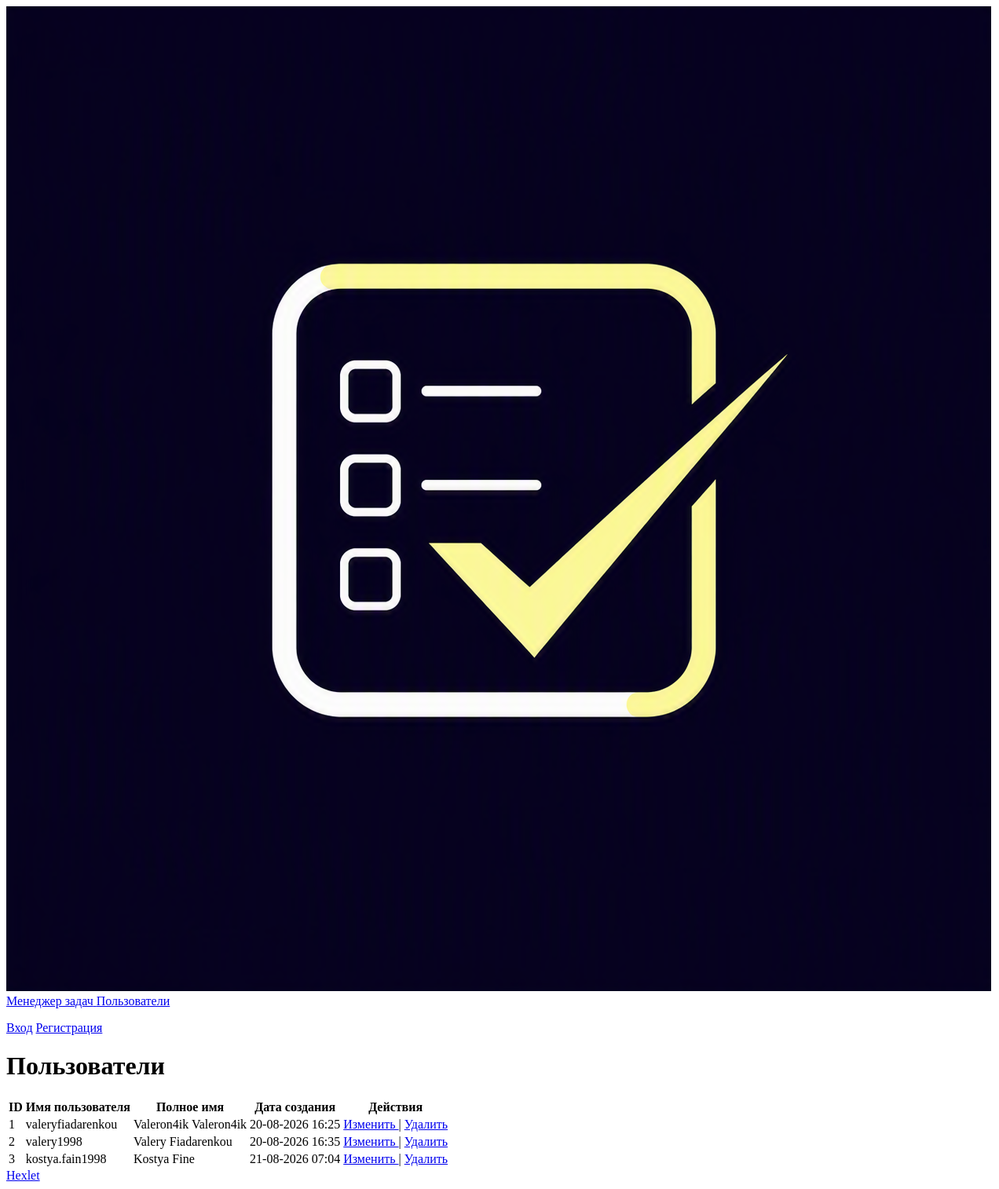
Before: /users/ with the older database file.
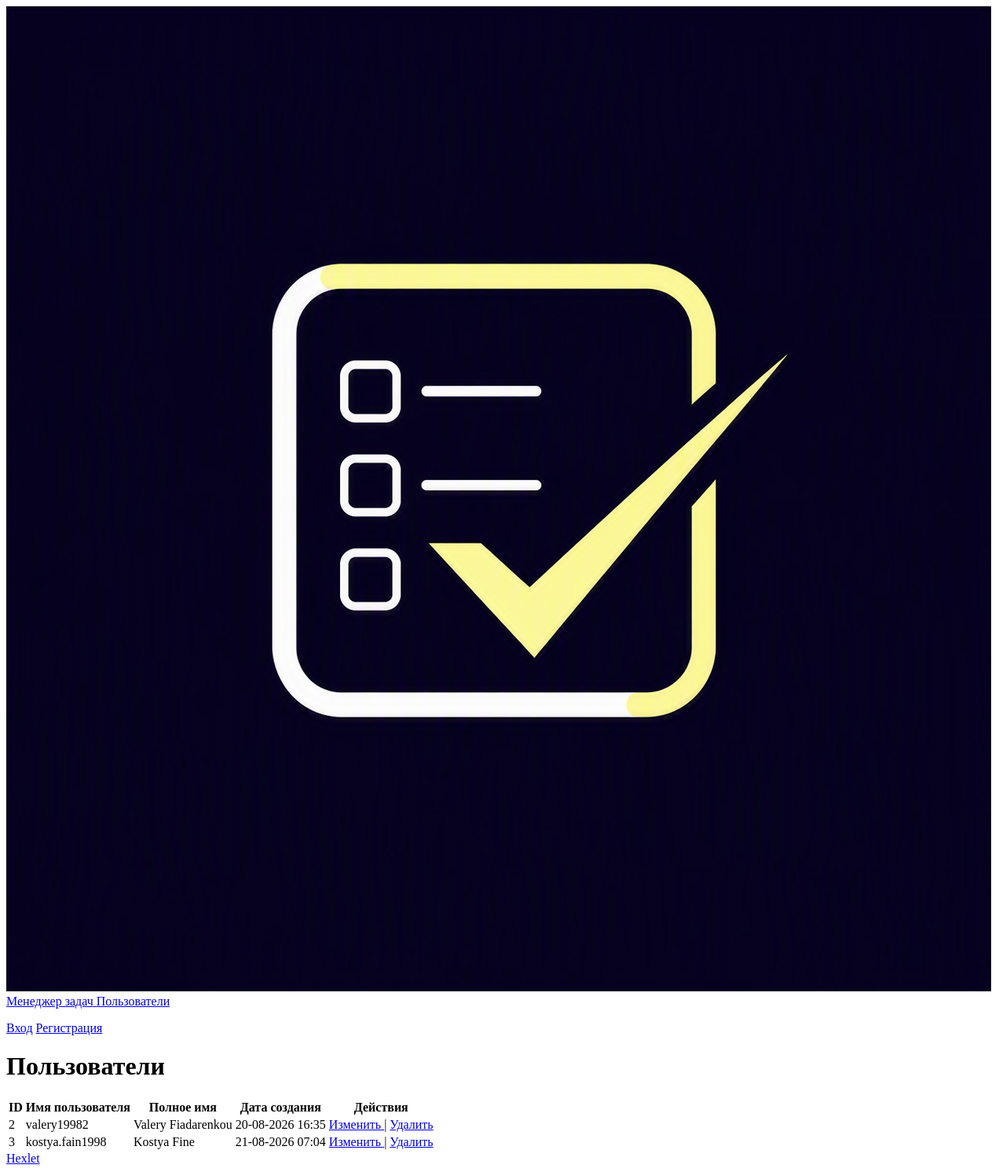
After: the same page with the newer database file.
### task_manager/user/models.py (models this page shows)
class User(AbstractUser):
    pass

### task_manager/user/views.py (the view)
# urls.py: path('', UserView.as_view(), name='users'),
class UserView(View):
    def get(self, request, *args, **kwargs):
        users = User.objects.all()
        return render(
            request,
            "user/users.html",
            context={
                "users": users
            }
        )

### templates/user/users.html (shortened to what this page needs)
{% extends "base.html" %}
{% load tailwind_cli %}
{% block content %}
    <h1 class="text-2xl font-bold mb-6">Пользователи</h1>
    <div class="overflow-x-auto border border-slate-200 rounded-lg shadow-sm">
        <table class="min-w-full divide-y divide-slate-200 bg-white text-sm">
            <thead class="bg-slate-50">
                <tr>
                    <th class="px-6 py-4 font-semibold text-slate-900 text-left">ID</th>
                    <th class="px-6 py-4 font-semibold text-slate-900 text-left">Имя пользователя</th>
                    <th class="px-6 py-4 font-semibold text-slate-900 text-left">Полное имя</th>
                    <th class="px-6 py-4 font-semibold text-slate-900 text-left">Дата создания</th>
                    <th class="px-6 py-4 font-semibold text-slate-900 text-left">Действия</th>
                </tr>
            </thead>
            <tbody class="divide-y divide-slate-200">
                {% for user in users %}
                <tr class="hover:bg-slate-50/75 transition-colors">
                    <td class="px-6 py-4 text-slate-500">{{ user.id }}</td>
                    <td class="px-6 py-4 font-medium text-slate-900">{{ user.username }}</td>
                    <td class="px-6 py-4 text-slate-700">{{ user.first_name }} {{ user.last_name }}</td>
                    <td class="px-6 py-4 text-slate-500">{{ user.date_joined|date:"d-m-Y H:i" }}</td>
                    <td class="px-6 py-4 whitespace-nowrap">
                        <a href="{% url 'user_update' user.id %}"
                           class="text-indigo-600 hover:text-indigo-900 hover:underline">
                            Изменить
                        </a>
                        <span class="text-slate-300 mx-1">|</span>
                        <a href="{% url 'user_delete' user.id %}"
                           class="text-red-600 hover:text-red-900 hover:underline">
                            Удалить
                        </a>
                    </td>
                </tr>
                {% endfor %}
            </tbody>
        </table>
    </div>
{% endblock %}

Changed rows visible on the page:
removed User: id "1", username "valeryfiadarenkou", first_name "Valeron4ik", last_name "Valeron4ik", date_joined "20-08-2026 16:25"
changed User "Valery": username "valery1998" → "valery19982"
